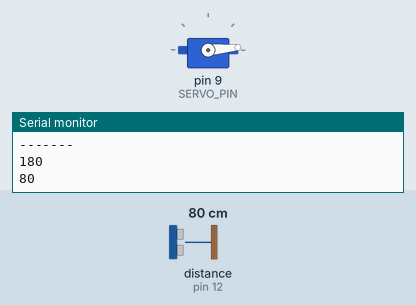
The sketch below on a simulated Arduino Uno, built with avr-gcc and run on an emulated ATmega328P. Parts: servo, the last lines printed to the serial monitor. Inputs (shaded band) come from the test bench; at power-on: distance to the obstacle (sensor on pin 12) 80 cm. The echo pulse lasts 58.3 µs per cm.

Above: at 2.4 s.
At 9.3 s:
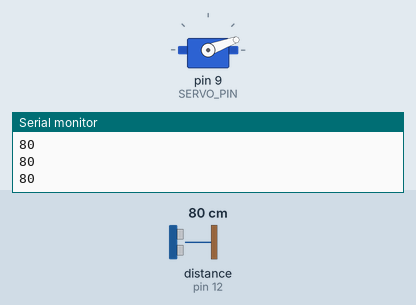
At 18.5 s:
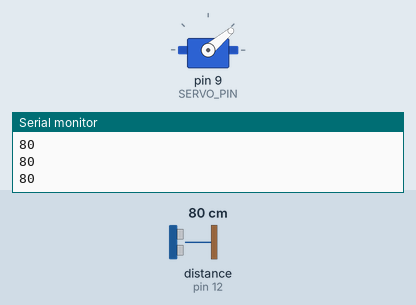
At 36.9 s:
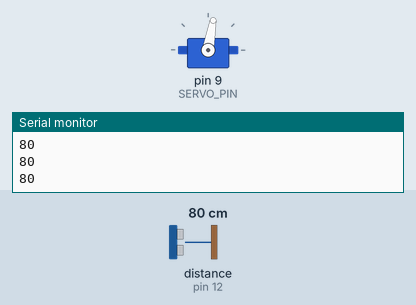
Timing chart, 0 to 40.0 s (numbered marks = the images above):
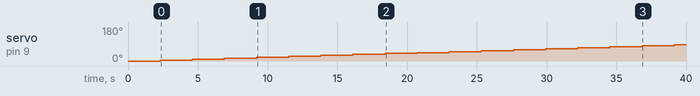

The sketch:

ultrasonic_scan.ino
```cpp
#include "SR04.h"
#include "Servo.h"

#define TRIG_PIN 12
#define ECHO_PIN 11
SR04 sr04 = SR04(ECHO_PIN,TRIG_PIN);

Servo myServo;
#define SERVO_PIN 9

int distance;
int current_angle;
int init_angle = 0;
int max_angle = 180;
int increment_angle = 5;

void setup() {
	Serial.begin(9600);
	myServo.attach(SERVO_PIN);
	myServo.write(init_angle);
	delay(1000);
	Serial.println("-------");
	Serial.println(max_angle);
}

void loop() {
	int total = 0;
	int number = 10;
	for (int i = 0; i < 10; i++) {
		int dis = sr04.Distance();
		if (dis > 1000) {
			number--;
			continue;
		}
		total += dis;
		delay(100);
	}
	distance = total / number;
	// Serial.println("Distance: " + String(distance) + " Angle: " + String(current_angle));
	Serial.println(distance);
	current_angle += increment_angle;
	myServo.write(current_angle);
	delay(1000);
	if (current_angle > max_angle) {
		exit(0);
	}
}
```

Measured:
- by itself, servo on pin 9 (SERVO_PIN): moves from 0° to 85° over 36.8 s
